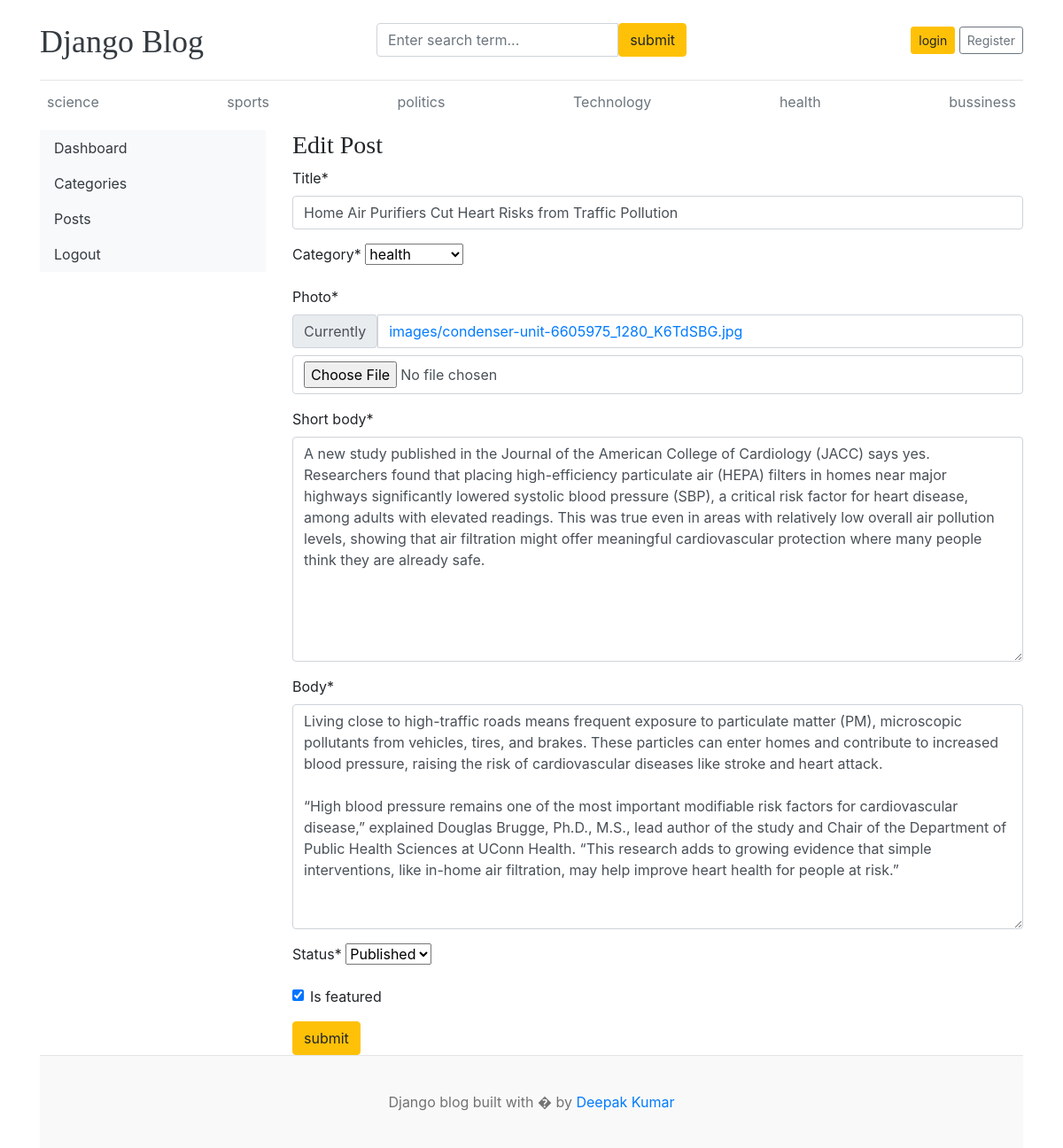
The page /dashboard/post/edit/2/ on the database its author committed.
### blogs/models.py (models this page shows, shortened)
class Category(models.Model):
    name = models.CharField(max_length=15,unique=True)
    created_at = models.DateTimeField(auto_now_add=True)
    updated_at = models.DateTimeField(auto_now=True)
    def __str__(self):
        return self.name
    class Meta:
        verbose_name_plural = 'categories'

class Blogs(models.Model):
    title = models.CharField(max_length=100,unique=True)
    slug = models.SlugField(blank=True,unique=True)
    category = models.ForeignKey(Category,on_delete=models.CASCADE)
    author = models.ForeignKey(User , on_delete=models.CASCADE)
    photo = models.ImageField(upload_to='images')
    short_body = models.TextField(max_length=1000)
    body = models.TextField(max_length=2000)
    STATUS_CHOICE =[
        (0, 'draft'),
        (1 ,'Published'),
    ]
    status = models.IntegerField(choices = STATUS_CHOICE , default = 0)
    is_featured = models.BooleanField(default=False)
    created_at = models.DateTimeField(auto_now_add=True)
    updated_at = models.DateTimeField(auto_now=True)
    class Meta:
        verbose_name_plural = 'blogs'

### dashboard/views.py (the view, shortened to what this page needs)
# urls.py: path('post/edit/<int:id>/',views.post_edit, name = 'post_edit'),
def post_edit(request,id):
    post = get_object_or_404(Blogs,id=id)
    form = postform(instance=post)
    context ={
        'form':form
    }
    return render(request,'dashboard/post_edit.html', context)

### dashboard/forms.py
class postform(ModelForm):
    class Meta:
        model = Blogs
        fields = ['title','category','photo','short_body','body','status','is_featured']

### blogs/context_processors.py (called while the page is built)
def categoryget(request):
    category = Category.objects.all()
    context ={
        'category':category
    }
    return dict(context)

### dashboard/templates/dashboard/post_edit.html (shortened to what this page needs)
{% extends 'main.html' %}
{% block content %}
<div class="row">
    {% include 'dashboard/leftside_bar.html' %}
    <div class="col-md-9">
        <h3>Edit Post </h3>
        {% load crispy_forms_tags %}
        <form action="" method="POST" enctype="multipart/form-data">
            {{ form | crispy }}
            <input type="submit" value="submit" class="btn btn-warning">
        </form>
    </div>
</div>
{% endblock content %}

### templates/header.html (shortened to what this page needs)
{% load static %}
<!DOCTYPE html>
<html lang="en">
<head>
    <link href="https://getbootstrap.com/docs/4.0/dist/css/bootstrap.min.css" rel="stylesheet">
  <link rel="stylesheet" href="https://cdnjs.cloudflare.com/ajax/libs/font-awesome/6.5.2/css/all.min.css">
    <link href="{% static 'css/style.css' %}" rel="stylesheet">
  </head>
<body>
    <div class="container">
      <header class="blog-header py-3">
        <div class="row flex-nowrap justify-content-between align-items-center">
          <div class="col-4 pt-1">
            <a class="blog-header-logo text-dark" href="/">Django Blog</a>
          </div>
            <div class="col-4">
            <form action="{% url 'search' %}" method="GET">
              <div class="input-group">
                <input class="form-control" name="keyword" type="text" placeholder="Enter search term..."  />
                <button type="submit" class="btn btn-warning" id="button-search" type="button">submit</button>
            </div>
            </form>
          </div>
          <div class="col-4 d-flex justify-content-end align-items-center">
            {% if not user.is_authenticated %}
            <a class="btn btn-sm btn-warning" href="{% url 'login' %}">login</a> &nbsp;
            <a class="btn btn-sm btn-outline-secondary" href="{% url 'register' %}">Register</a>
            {% else %}
            <span> <a href="{% url 'dashboard' %}" class="btn btn-sm btn-warning">Dashboard</a> </span> &nbsp; &nbsp;
            <a  href="{% url 'logout' %}"> Logout</a>
            {% endif %}
          </div>
        </div>
      </header>
      <div class="nav-scroller py-1 mb-2">
        <nav class="nav d-flex justify-content-between">
          {% for cat in category %}
          <a class="p-2 text-muted" href="{% url 'category' cat.id  %}">{{ cat.name }}</a>
          {% endfor %}
        </nav>
      </div>

### static/css/style.css (style rules this page uses)
.blog-header { border-bottom: 1px solid #e5e5e5; }
.blog-header-logo { font-family: "Playfair Display", Georgia, "Times New Roman", serif; font-size: 2.25rem; }
h1, h2, h3, h4, h5, h6 { font-family: "Playfair Display", Georgia, "Times New Roman", serif; }

### rows shown on the page
Category: name "science"
Category: name "sports"
Category: name "politics"
Category: name "Technology"
Category: name "health"
Category: name "bussiness"
Blogs: title "Home Air Purifiers Cut Heart Risks from Traffic Pollution", category "health", short_body "A new study published in the Journal of the American College of Cardiology (JACC) says yes. Researchers found that placing high-efficiency particulate air (HEPA) filters in homes near major highways significantly lowered systolic blood pressure (SBP), a critical risk factor for heart disease, among adults with elevated readings. This was true even in areas with relatively low overall air pollution levels, showing that air filtration might offer meaningful cardiovascular protection where many people think they are already safe.", body "Living close to high-traffic roads means frequent exposure to particulate matter (PM), microscopic pollutants from vehicles, tires, and brakes. These particles can enter homes and contribute to increased blood pressure, raising the risk of cardiovascular diseases like stroke and heart attack. “High blood pressure remains one of the most important modifiable risk factors for cardiovascular disease,” explained Douglas Brugge, Ph.D., M.S., lead author of the study and Chair of the Department of Public Health Sciences at UConn Health. “This research adds to growing evidence that simple interventions, like in-home air filtration, may help improve heart health for people at risk.”", status "Published", is_featured "☑"
